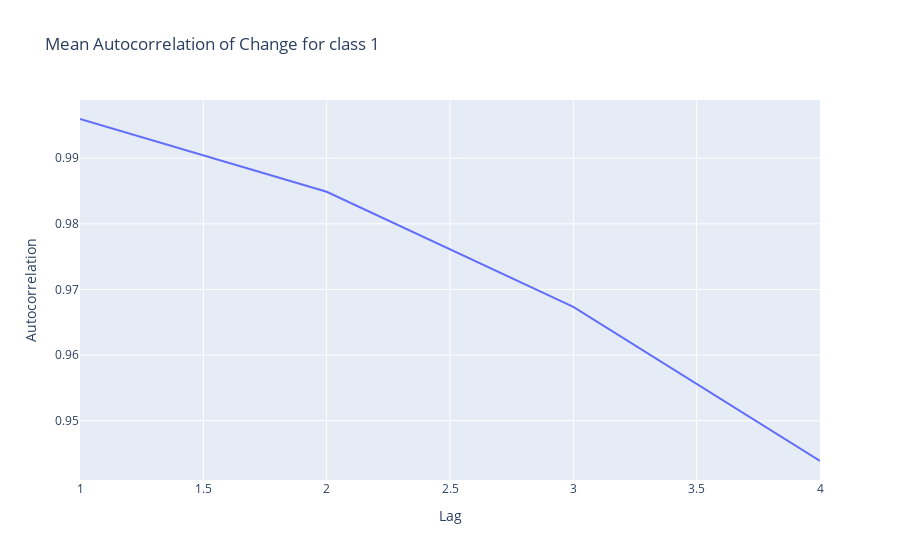

Write notebook code for a chart like this one.
### Code cell
# Create a DataFrame for the autocorrelation results
autocorr_df = pd.DataFrame(autocorrelation_results, columns=['ID', 'Lag', 'Autocorrelation'])
 
# Calculate the mean autocorrelation for each lag across all companies
mean_autocorr_df = autocorr_df.groupby('Lag')['Autocorrelation'].mean().reset_index()

# Create a line plot using Plotly Express
fig = px.line(mean_autocorr_df, x='Lag', y='Autocorrelation', title='Mean Autocorrelation of Change for class 1')
fig.show()

### Figure 1 — Plotly figure (JSON) as saved in the notebook; plotly's stock layout.template omitted (floating-point values rounded to 4 significant figures)
{"data": [{"hovertemplate": "Lag=%{x}<br>Autocorrelation=%{y}<extra></extra>", "legendgroup": "", "line": {"color": "#636efa", "dash": "solid"}, "marker": {"symbol": "circle"}, "mode": "lines", "name": "", "orientation": "v", "showlegend": false, "type": "scatter", "x": [1, 2, 3, 4], "xaxis": "x", "y": [0.996, 0.9849, 0.9674, 0.9439], "yaxis": "y"}], "layout": {"legend": {"tracegroupgap": 0}, "title": {"text": "Mean Autocorrelation of Change for class 1"}, "xaxis": {"anchor": "y", "domain": [0, 1], "title": {"text": "Lag"}}, "yaxis": {"anchor": "x", "domain": [0, 1], "title": {"text": "Autocorrelation"}}}}
